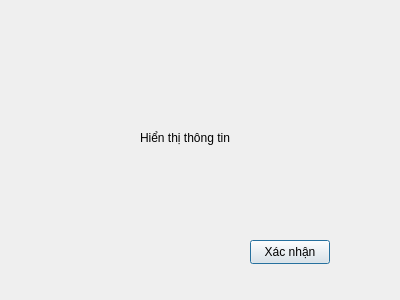
<?xml version="1.0" encoding="UTF-8"?>
<ui version="4.0">
 <class>DialogThanhToan</class>
 <widget class="QDialog" name="DialogThanhToan">
  <property name="geometry">
   <rect>
    <x>0</x>
    <y>0</y>
    <width>400</width>
    <height>300</height>
   </rect>
  </property>
  <property name="windowTitle">
   <string>Dialog</string>
  </property>
  <widget class="QPushButton" name="buttonXacNhan">
   <property name="geometry">
    <rect>
     <x>250</x>
     <y>240</y>
     <width>80</width>
     <height>24</height>
    </rect>
   </property>
   <property name="text">
    <string>Xác nhận</string>
   </property>
  </widget>
  <widget class="QLabel" name="label">
   <property name="geometry">
    <rect>
     <x>140</x>
     <y>130</y>
     <width>151</width>
     <height>16</height>
    </rect>
   </property>
   <property name="text">
    <string>Hiển thị thông tin </string>
   </property>
  </widget>
 </widget>
 <resources/>
 <connections/>
</ui>
